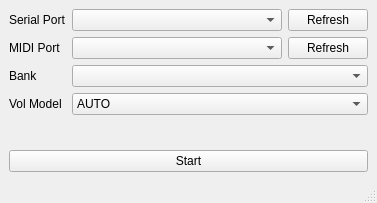
<?xml version="1.0" encoding="UTF-8"?>
<ui version="4.0">
 <class>MainWindow</class>
 <widget class="QMainWindow" name="MainWindow">
  <property name="geometry">
   <rect>
    <x>0</x>
    <y>0</y>
    <width>377</width>
    <height>203</height>
   </rect>
  </property>
  <property name="windowTitle">
   <string>RetroWave MIDI Proxy</string>
  </property>
  <widget class="QWidget" name="centralwidget">
   <layout class="QGridLayout" name="gridLayout">
    <item row="0" column="0">
     <layout class="QFormLayout" name="formLayout">
      <item row="0" column="0">
       <widget class="QLabel" name="l_spp">
        <property name="text">
         <string>Serial Port</string>
        </property>
       </widget>
      </item>
      <item row="0" column="1">
       <layout class="QHBoxLayout" name="horizontalLayout">
        <item>
         <widget class="QComboBox" name="cb_spp_list">
          <property name="sizePolicy">
           <sizepolicy hsizetype="MinimumExpanding" vsizetype="Fixed">
            <horstretch>0</horstretch>
            <verstretch>0</verstretch>
           </sizepolicy>
          </property>
          <property name="editable">
           <bool>false</bool>
          </property>
         </widget>
        </item>
        <item>
         <widget class="QPushButton" name="btn_spp_refresh">
          <property name="sizePolicy">
           <sizepolicy hsizetype="Preferred" vsizetype="Fixed">
            <horstretch>0</horstretch>
            <verstretch>0</verstretch>
           </sizepolicy>
          </property>
          <property name="text">
           <string>Refresh</string>
          </property>
         </widget>
        </item>
       </layout>
      </item>
      <item row="2" column="0">
       <widget class="QLabel" name="l_bank">
        <property name="text">
         <string>Bank</string>
        </property>
       </widget>
      </item>
      <item row="2" column="1">
       <widget class="QComboBox" name="cb_bank_list">
        <property name="sizePolicy">
         <sizepolicy hsizetype="MinimumExpanding" vsizetype="Fixed">
          <horstretch>0</horstretch>
          <verstretch>0</verstretch>
         </sizepolicy>
        </property>
       </widget>
      </item>
      <item row="1" column="0">
       <widget class="QLabel" name="l_midi">
        <property name="text">
         <string>MIDI Port</string>
        </property>
       </widget>
      </item>
      <item row="1" column="1">
       <layout class="QHBoxLayout" name="horizontalLayout_2">
        <item>
         <widget class="QComboBox" name="cb_midiport_list">
          <property name="sizePolicy">
           <sizepolicy hsizetype="MinimumExpanding" vsizetype="Fixed">
            <horstretch>0</horstretch>
            <verstretch>0</verstretch>
           </sizepolicy>
          </property>
         </widget>
        </item>
        <item>
         <widget class="QPushButton" name="btn_midi_refresh">
          <property name="text">
           <string>Refresh</string>
          </property>
         </widget>
        </item>
       </layout>
      </item>
      <item row="3" column="0">
       <widget class="QLabel" name="l_volmode">
        <property name="text">
         <string>Vol Model</string>
        </property>
       </widget>
      </item>
      <item row="3" column="1">
       <widget class="QComboBox" name="cb_volmodel_list">
        <property name="sizePolicy">
         <sizepolicy hsizetype="MinimumExpanding" vsizetype="Fixed">
          <horstretch>0</horstretch>
          <verstretch>0</verstretch>
         </sizepolicy>
        </property>
        <item>
         <property name="text">
          <string>AUTO</string>
         </property>
        </item>
        <item>
         <property name="text">
          <string>Generic</string>
         </property>
        </item>
        <item>
         <property name="text">
          <string>NativeOPL3</string>
         </property>
        </item>
        <item>
         <property name="text">
          <string>DMX</string>
         </property>
        </item>
        <item>
         <property name="text">
          <string>APOGEE</string>
         </property>
        </item>
        <item>
         <property name="text">
          <string>9X</string>
         </property>
        </item>
        <item>
         <property name="text">
          <string>DMX_Fixed</string>
         </property>
        </item>
        <item>
         <property name="text">
          <string>APOGEE_Fixed</string>
         </property>
        </item>
        <item>
         <property name="text">
          <string>AIL</string>
         </property>
        </item>
        <item>
         <property name="text">
          <string>9X_GENERIC_FM</string>
         </property>
        </item>
        <item>
         <property name="text">
          <string>HMI</string>
         </property>
        </item>
        <item>
         <property name="text">
          <string>HMI_OLD</string>
         </property>
        </item>
       </widget>
      </item>
     </layout>
    </item>
    <item row="1" column="0">
     <widget class="QPushButton" name="btn_start_stop">
      <property name="text">
       <string>Start</string>
      </property>
     </widget>
    </item>
   </layout>
  </widget>
  <widget class="QStatusBar" name="statusbar"/>
 </widget>
 <resources/>
 <connections/>
</ui>
